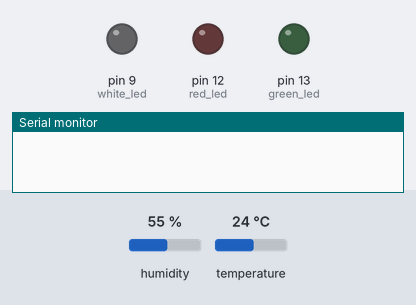
The sketch below on a simulated Arduino Uno, built with avr-gcc and run on an emulated ATmega328P. Parts: output pins drawn as LEDs (lit = HIGH), the last lines printed to the serial monitor. The test bench sets the inputs (shaded band); at power-on: humidity 55 %, temperature 24 °C.

Above: at 14.7 s.
At 28.5 s:
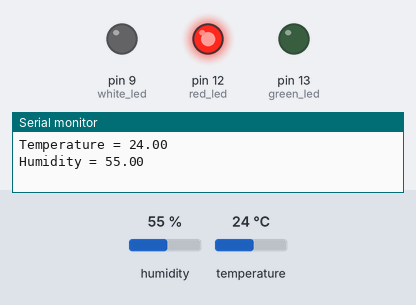
Timing chart, 0 to 37.9 s (numbered marks = the images above):
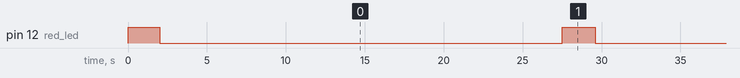

The sketch:

StateMachineOne.ino
```cpp
#include <Wire.h>
#include <SPI.h>
#include <dht.h>
#include <SoftwareSerial.h>
#include "LowPower.h"

dht DHT;  //Instantiate temp and humidity sensor
#define DHT11_PIN 7
SoftwareSerial Bluetooth(2,3);

bool status;
const int green_led = 13;
const int red_led = 12;
const int transmit_pin = 11;
const int receive_pin =10;
const int white_led = 9;

struct package
{
  int temperature ;
  int humidity ;
};


typedef struct package Package;
Package data;
//////////////////////////
unsigned long delayTime;
/////////////////////////


 void readSensor() {
  //delay(1);
  int chk = DHT.read11(DHT11_PIN);
  data.humidity = DHT.humidity;
  data.temperature = DHT.temperature;
}

bool AlertCheck(){
  if (DHT.humidity > 40 & DHT.temperature > 23) return false;
  else return true;

}

void setup() {
  Serial.begin(9600);
  Bluetooth.begin(9600);
  pinMode(green_led, OUTPUT);
  pinMode(red_led, OUTPUT);
  pinMode(white_led,OUTPUT);
  digitalWrite(red_led, HIGH);
  delay(2000);
  digitalWrite(red_led, LOW);
}
///////////////////////////////////////VOID SETUP END


void loop()
{
  LowPower.powerDown(SLEEP_8S, ADC_OFF, BOD_OFF);
  LowPower.powerDown(SLEEP_8S, ADC_OFF, BOD_OFF);
  LowPower.powerDown(SLEEP_8S, ADC_OFF, BOD_OFF);

  //delay(1000);//LOW POWER CODE, SLEEP FOR 8 SECONDS

  readSensor();
  delay(500);
  Serial.print("Temperature = ");
  Serial.println(DHT.temperature);
  delay(500);
  Serial.print("Humidity = ");
  Serial.println(DHT.humidity);
  delay(500);
  //status = AlertCheck();
  if (AlertCheck() == false) {
    digitalWrite(red_led, HIGH); // Flash a light to show transmitting
    Bluetooth.println("Your plant is too hot and humid!");
    Bluetooth.print("Temperature = ");
    Bluetooth.println(DHT.temperature);
    Bluetooth.print("Humidity = ");
    Bluetooth.println(DHT.humidity);
    delay(2000);
    digitalWrite(red_led,LOW);
  }
  else if (AlertCheck() == true){
    digitalWrite(green_led,HIGH);
    Bluetooth.println("Your plant is healthy and happy!");
    Bluetooth.print("Temperature = ");
    Bluetooth.println(DHT.temperature);
    Bluetooth.print("Humidity = ");
    Bluetooth.println(DHT.humidity);
    delay(2000);
    digitalWrite(green_led,LOW);
  }
  //digitalWrite(led_pin, LOW);
  //delay(1);
}
```

Measured:
- by itself, pin 12 (red_led): alternates HIGH for 2.1 s and LOW for 25.5 s
